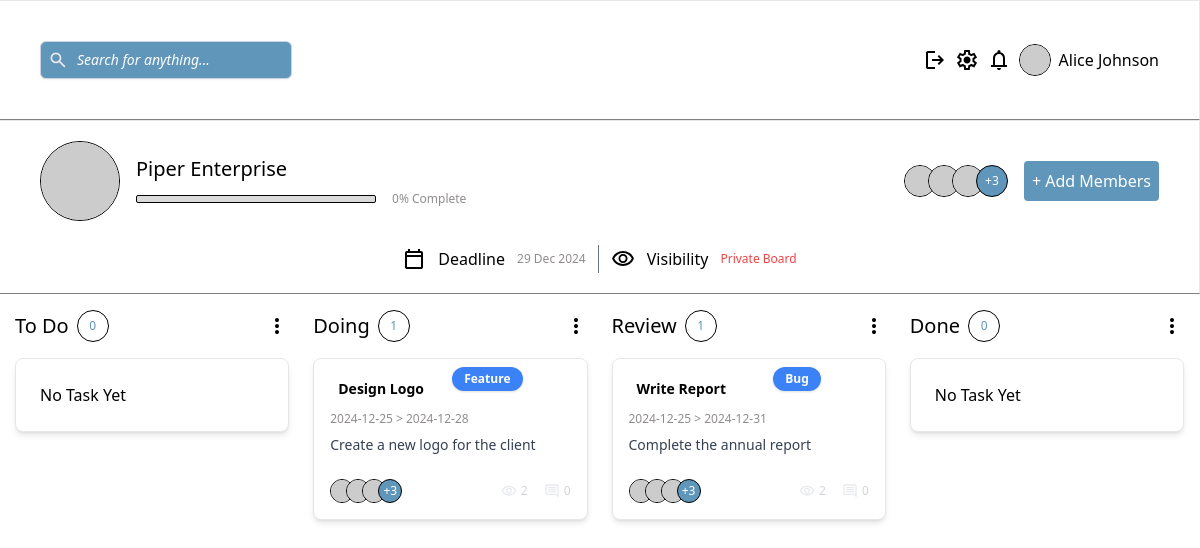
The app's page /index.php?action=list (signed in) with its own data.
### tables this page shows
CREATE TABLE IF NOT EXISTS tasks (
  id INT AUTO_INCREMENT PRIMARY KEY,
  title VARCHAR(16) NOT NULL,
  description VARCHAR(100),
  due_datetime DATETIME, 
  priority ENUM('High', 'Medium', 'Low') NOT NULL,
  status ENUM('To Do', 'Doing', 'Review', 'Done') NOT NULL DEFAULT 'To Do',
  tag VARCHAR(16) DEFAULT NULL,
  created_at TIMESTAMP DEFAULT CURRENT_TIMESTAMP,
  updated_at TIMESTAMP DEFAULT CURRENT_TIMESTAMP ON UPDATE CURRENT_TIMESTAMP
);

### view/kanban.php (the view, shortened to what the rows shown need)
<?php include("sections/header.php") ?>
<section id="kanban" class="min-h-screen p-4 grid grid-cols-1 sm:grid-cols-2 lg:grid-cols-4 gap-6 justify-items-center sm:justify-items-stretch">
  <div id="doing" class="flex flex-col gap-4 w-full max-w-[320px] sm:w-full sm:max-w-full h-full">
    <article id="doing-card-article" class="flex flex-col gap-3 flex-1 w-full">
    <?php $doingtasks = array(); foreach ($tasks as $task){ if($task["status"] == 'Doing'){ $doingtasks[] = $task;}} ?>
    <?php if (!empty($doingtasks)): ?>
      <?php foreach ($doingtasks as $doing): ?>
        <div class="dragNdrop cursor-pointer max-w-sm p-4 bg-white rounded-lg shadow-md border border-gray-200">
        <?php if(!empty($doing["tag"])): ?>
            <div class="absolute top-2 right-16 bg-blue-500 text-white text-xs font-semibold px-3 py-1 rounded-full shadow">
              <p><?= $doing["tag"] ?></p>
            </div>
          <?php endif; ?>
            <div class="flex justify-between items-start mb-2">
              <span class="${priority_Class_color} text-sm font-semibold px-2 py-1 rounded-md"><?= $doing["title"] ?></span>
            </div>
            <p class="text-greyText text-xs mb-2"><?= date('Y-m-d', strtotime($doing['created_at'])) . " > " . date('Y-m-d', strtotime($doing['due_datetime'])) ?></p>
            <p class="text-sm text-ellipsis overflow-hidden text-gray-700 mb-4"><?= $doing['description']?></p>
        <div class="flex justify-between items-center pt-2">
          <div class="flex items-center">
            <div class="flex -space-x-2">
              <img src="https://picsum.photos/100" alt="" class="w-6 h-6 rounded-full border border-black">
              <img src="https://picsum.photos/100" alt="" class="w-6 h-6 rounded-full border border-black">
              <img src="https://picsum.photos/100" alt="" class="w-6 h-6 rounded-full border border-black">
              <div class="cursor-pointer rounded-full border border-black w-6 h-6 bg-lightModeMain text-white flex items-center justify-center text-xs">+3</div>
            </div>
          </div>
            <div class="flex items-center gap-4 text-gray-300 text-xs">
                <div class="flex items-center">
                    <img src="assets/src/images/icons/eye visibility.svg" alt="eye icon" class="w-4 h-4 mr-1" />
                    <span>2</span>
                  </div>
                  <div class="flex items-center">
                    <img src="assets/src/images/icons/comment.svg" alt="comment icon" class="w-4 h-4 mr-1" />
                    <span>0</span>
                  </div>
                </div>
              </div>
            </div>
            <?php endforeach; ?>
            <?php else: ?>
              <div class="place-holder p-6 bg-white rounded-lg shadow-md border border-gray-200 w-full">
               No Task Yet
              </div>
            <?php endif; ?>
    </article>
  </div>
  <div id="review" class="flex flex-col gap-4 w-full max-w-[320px] sm:w-full sm:max-w-full h-full">
    <article id="review-card-article" class="flex flex-col gap-3 flex-1 w-full">
    <?php $doingtasks = array(); foreach ($tasks as $task){ if($task["status"] == 'Review'){ $doingtasks[] = $task;}} ?>
    <?php if (!empty($doingtasks)): ?>
      <?php foreach ($doingtasks as $doing): ?>
        <div class="dragNdrop cursor-pointer max-w-sm p-4 bg-white rounded-lg shadow-md border border-gray-200">
        <?php if(!empty($doing["tag"])): ?>
            <div class="absolute top-2 right-16 bg-blue-500 text-white text-xs font-semibold px-3 py-1 rounded-full shadow">
              <p><?= $doing["tag"] ?></p>
            </div>
          <?php endif; ?>
            <div class="flex justify-between items-start mb-2">
              <span class="${priority_Class_color} text-sm font-semibold px-2 py-1 rounded-md"><?= $doing["title"] ?></span>
            </div>
            <p class="text-greyText text-xs mb-2"><?= date('Y-m-d', strtotime($doing['created_at'])) . " > " . date('Y-m-d', strtotime($doing['due_datetime'])) ?></p>
            <p class="text-sm text-ellipsis overflow-hidden text-gray-700 mb-4"><?= $doing['description']?></p>
        <div class="flex justify-between items-center pt-2">
          <div class="flex items-center">
            <div class="flex -space-x-2">
              <img src="https://picsum.photos/100" alt="" class="w-6 h-6 rounded-full border border-black">
              <img src="https://picsum.photos/100" alt="" class="w-6 h-6 rounded-full border border-black">
              <img src="https://picsum.photos/100" alt="" class="w-6 h-6 rounded-full border border-black">
              <div class="cursor-pointer rounded-full border border-black w-6 h-6 bg-lightModeMain text-white flex items-center justify-center text-xs">+3</div>
            </div>
          </div>
            <div class="flex items-center gap-4 text-gray-300 text-xs">
                <div class="flex items-center">
                    <img src="assets/src/images/icons/eye visibility.svg" alt="eye icon" class="w-4 h-4 mr-1" />
                    <span>2</span>
                  </div>
                  <div class="flex items-center">
                    <img src="assets/src/images/icons/comment.svg" alt="comment icon" class="w-4 h-4 mr-1" />
                    <span>0</span>
                  </div>
                </div>
              </div>
            </div>
            <?php endforeach; ?>
            <?php else: ?>
              <div class="place-holder p-6 bg-white rounded-lg shadow-md border border-gray-200 w-full">
               No Task Yet
              </div>
            <?php endif; ?>
    </article>
  </div>
</section>
<?php include("sections/footer.php") ?>

### records on screen
tasks: tag "Feature", title "Design Logo", created_at "2024-12-25", due_datetime "2024-12-28", description "Create a new logo for the client"
tasks: tag "Bug", title "Write Report", created_at "2024-12-25", due_datetime "2024-12-31", description "Complete the annual report"

### other values on screen
$_SESSION['user_name'] "Alice Johnson"
$completionPercentage "0"
count(array_filter($tasks, fn($task) => $task['status'] === 'To Do')) "0"
count(array_filter($tasks, fn($task) => $task['status'] === 'Doing')) "1"
count(array_filter($tasks, fn($task) => $task['status'] === 'Review')) "1"
count(array_filter($tasks, fn($task) => $task['status'] === 'Done')) "0"
